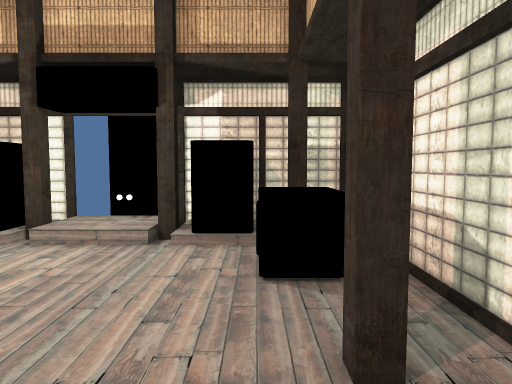
View 1 (above)

13 first-person views from a walk through a scene from a Unity 3-D project. The camera is 1.52 m above the floor, tilts 4° down and sees 70° across. The floor is counted in squares, 0.85 m on a side. Each view is taken from the middle of a square. On the plan, view 1 faces up. The plan holds only what a view shows up to about 18 squares ahead; the rest is blank. The place goes on beyond the plan. The player is left out. Some surface patterns are stand-ins.

View 2
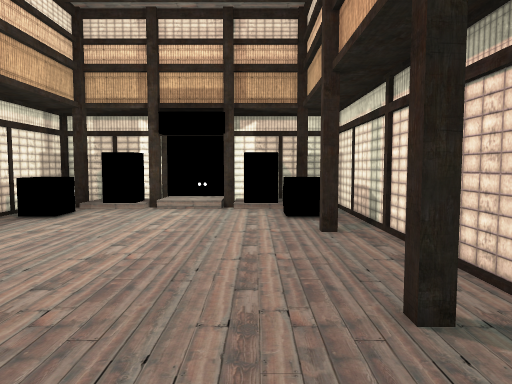

View 3
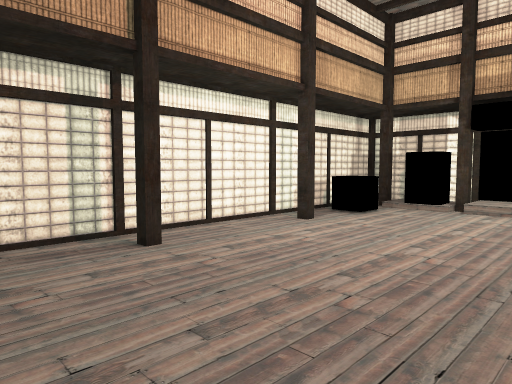

View 4
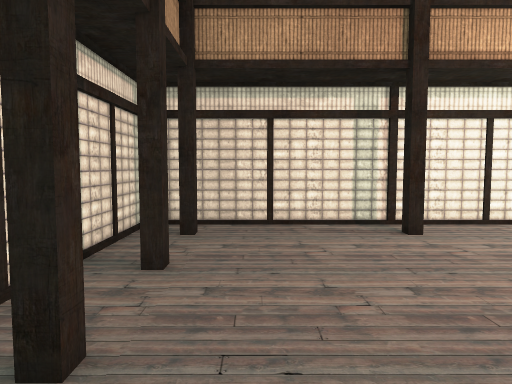

View 5
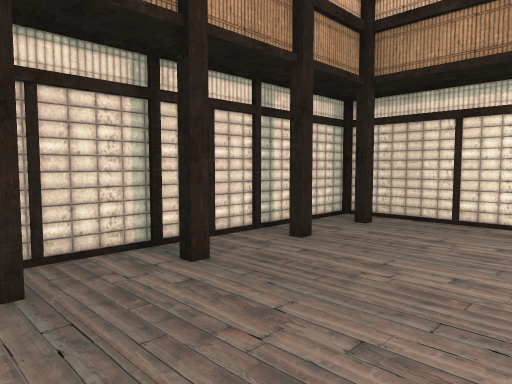

View 6
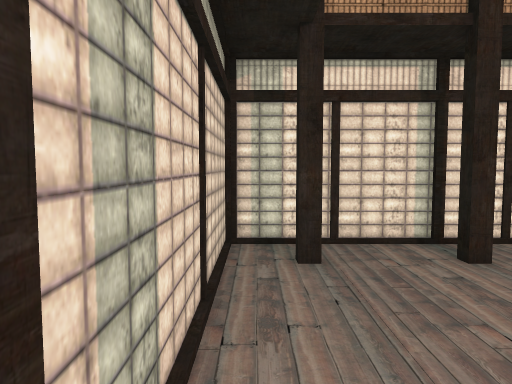

View 7
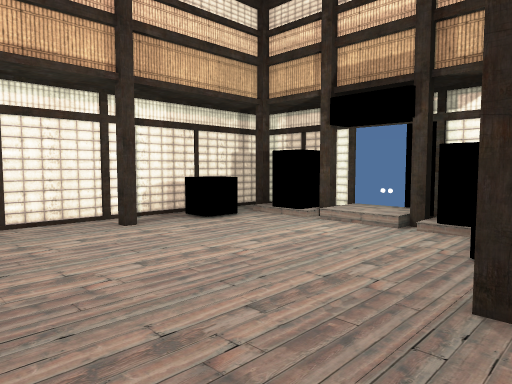

View 8
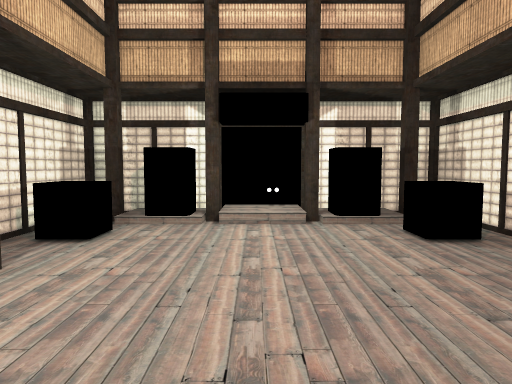

View 9
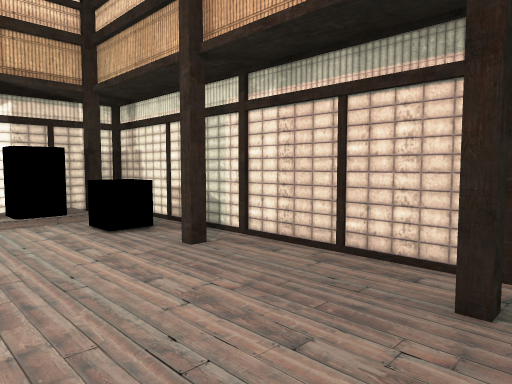

View 10
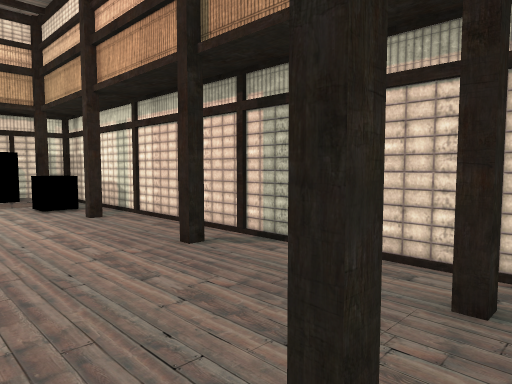

View 11
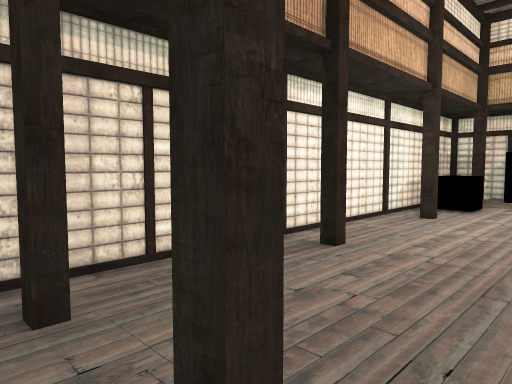

View 12
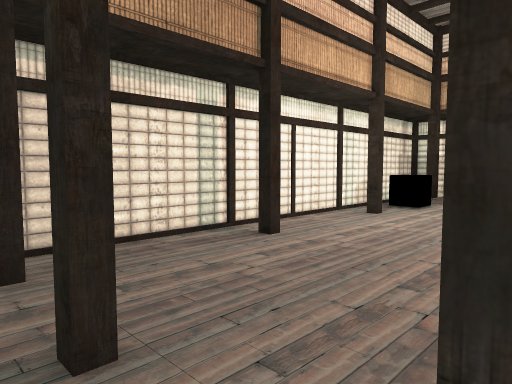

View 13
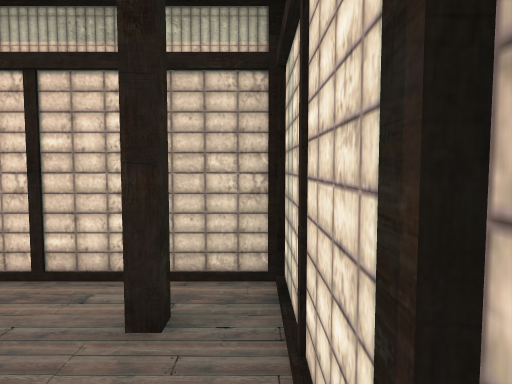

### Floor plan
Key: @ floor where view 1 was taken; # wall or solid block; x gap in a wall; . main floor; : floor 0.25 m higher than the main floor; / step, stairs or slope; = window, fence, low wall or low ledge; O other object.
Columns run from 11 left of view 1 to 3 right of it. Each row starts with its distance up from view 1.
 11  #####   x#####
 10 #  : :/::/::/ #
  9 #.#:OO/:=xOO# #
  8 #..////////// #
  7 #xOO.......OO.#
  6 #.OO.......OO.#
  5 #.............#
  4 #.............#
  3 #x..........#.#
  2 #.............#
  1 #.............#
  0 #..........@..#
 -1 #.............#
 -2 #.............#
 -3 #x..........#.#
 -4 #.............#
 -5 #.............#
 -6 #.............#
 -7 #.............#
 -8 #.............#
 -9 #.#...#..#..#.#
-10 #.............#
-11 ###############

Where each view was taken, in squares from view 1:
view 1: 0 up, 0 right, facing up
view 2: 7 down, 1 left, facing up
view 3: 7 down, 1 left, facing up-left
view 4: 7 down, 1 right, facing left
view 5: 3 down, 2 right, facing down-left
view 6: 2 down, 2 right, facing down
view 7: 2 down, 2 right, facing up-left
view 8: 3 down, 4 left, facing up
view 9: 4 down, 4 left, facing up-right
view 10: 10 down, 4 left, facing up-right
view 11: 10 down, 4 left, facing up-left
view 12: 10 down, 2 left, facing up-left
view 13: 10 down, 3 left, facing right
